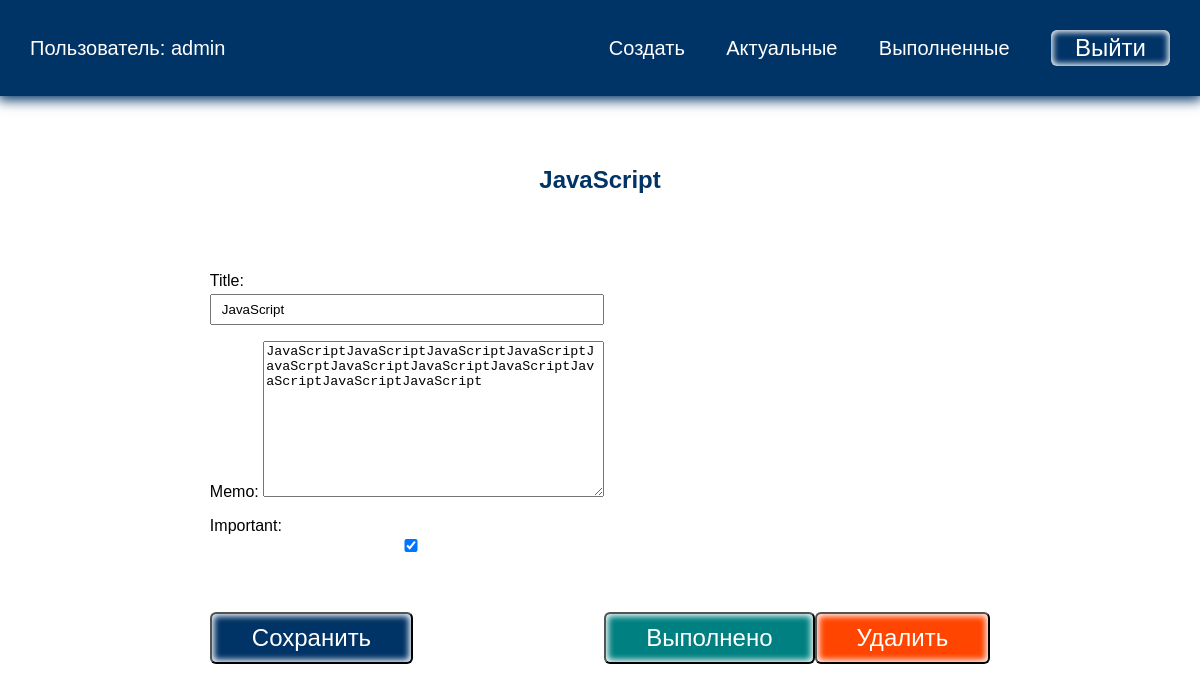
/todo/1/ (signed in), run on the app's committed database.
### todo/models.py (models this page shows, shortened)
class Todo(models.Model):
    title = models.CharField(max_length=100)
    memo = models.TextField(blank=True)
    created = models.DateTimeField(auto_now_add=True)
    date_completed = models.DateTimeField(null=True, blank=True)
    important = models.BooleanField(default=False)
    user = models.ForeignKey(User, on_delete=models.CASCADE)

### todo/views.py (the view, shortened to what this page needs)
# urls.py: path('todo/<int:todo_pk>/', views.viewtodo, name="viewtodo"),
@login_required
def viewtodo(request, todo_pk):
    todo = get_object_or_404(Todo, pk=todo_pk)
    if request.method == 'GET':
        form = TodoForm(instance=todo)
        return render(request, 'todo/viewtodo.html', {'todo': todo, 'form': form})

### todo/forms.py
class TodoForm(ModelForm):
    class Meta:
        model = Todo
        fields = ['title', 'memo', 'important']

### todo/templates/todo/viewtodo.html (shortened to what this page needs)
{% extends 'todo/base.html' %}
{% block content %}
<h2>{{ todo.title }}</h2>
<div class="but">
    <form method="post">
        {{ form.as_p }}
        <button class="btn">Сохранить</button>
    </form>
    <form action="{% url 'completetodo' todo.id %}" method="post">
        <button class="btn good">Выполнено</button>
    </form>
    <form action="{% url 'deletetodo' todo.id %}" method="post">
        <button class="btn remove">Удалить</button>
    </form>
</div>
{% endblock %}

### todo/templates/todo/base.html (shortened to what this page needs)
<!DOCTYPE html>
{% load static %}
<html lang="en">
<head>
    <link rel="stylesheet" href="{% static 'css/style.css' %}">
</head>
<body>
<div class="menu">
    <div class="wrap">
        <ul>
            {% if user.is_authenticated %}
            <li class="logo">Пользователь: {{ user.username }}</li>
            <li><a href="{% url 'createtodo' %}">Создать</a></li>
            <li><a href="{% url 'currenttodos' %}">Актуальные</a></li>
            <li><a href="{% url 'completedtodos' %}">Выполненные</a></li>
            <li>
                <form action="{% url 'logoutuser' %}" method="post">
                    <button class="top">Выйти</button>
                </form>
            </li>
            {% else %}
            <li><a href="{% url 'signupuser' %}">Зарегистрироваться</a></li>
            <li>
                <a href="{% url 'loginuser' %}">Войти</a>
            </li>
            {% endif %}
        </ul>
    </div>
</div>
<div class="content">
    <div class="wrap">
        {% block content %}
        {% endblock %}
    </div>
</div>
</body>
</html>

### todo/static/css/style.css (style rules this page uses)
body { padding: 0; margin: 0; font-family: Arial, Helvetica, sans-serif; }
.wrap { max-width: 1200px; margin: 0 auto; padding: 10px 30px; box-sizing: border-box; }
.menu { background: #003366; box-shadow: 0 2px 12px 2px #003366; }
ul { list-style: none; padding: 0; }
.menu ul { display: flex; justify-content: space-between; align-items: center; font-size: 20px; }
.menu a { color: #FFF; }
a { text-decoration: none; }
.menu .logo { color: #FFF; margin-right: 30%; }
.content .wrap { display: flex; flex-direction: column; align-items: center; justify-content: center; margin-top: 40px; }
h1, h2 { color: #003366; }
.btn { background: #003366; color: #FFF; }
button { border-radius: 6px; box-shadow: inset 0 0 6px 2px #FFF; padding: 10px 40px; margin-top: 40px; font-size: 24px; cursor: pointer; }
input { width: 100%; padding: 6px 10px; box-sizing: border-box; margin-top: 4px; }
.top { padding: 4px 24px; margin-top: 0; background: transparent; border: none; color: #FFF; }
.but { display: flex; align-items: flex-end; }
.good { background: teal; }
.remove { background: orangered; }

### data on the page
Todo: title "JavaScript", memo "JavaScriptJavaScriptJavaScriptJavaScriptJavaScrptJavaScriptJavaScriptJavaScriptJavaScriptJavaScriptJavaScript", important "☑"

### other printed values
{{ user.username }} "admin"
